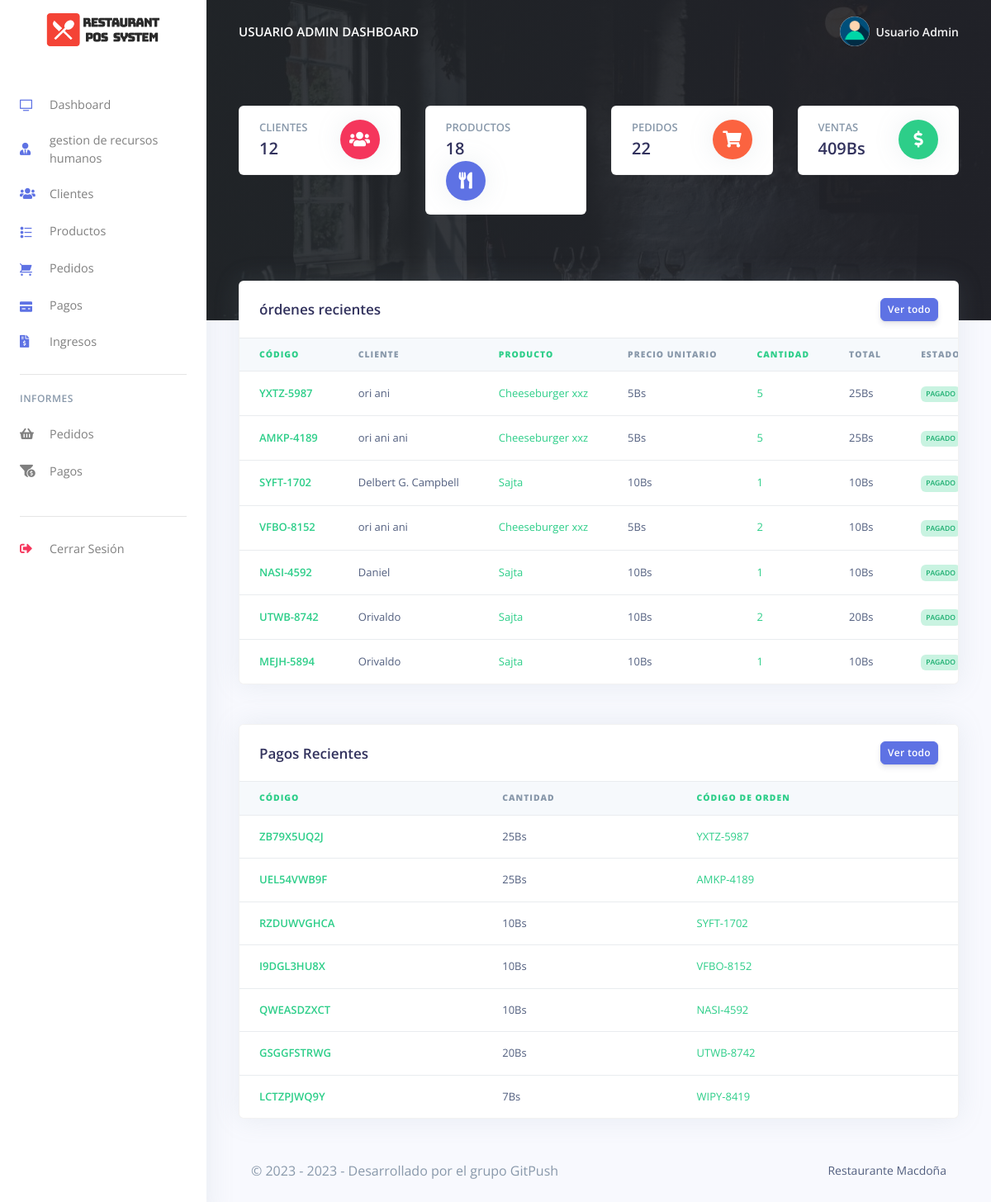
Screenshot of /Restro/admin/dashboard.php (signed in) with the database file from the repository.
### tables this page shows
CREATE TABLE `rpos_admin` (
  `admin_id` varchar(200) NOT NULL,
  `admin_name` varchar(200) NOT NULL,
  `admin_email` varchar(200) NOT NULL,
  `admin_password` varchar(200) NOT NULL
);

CREATE TABLE `rpos_pedidos` (
  `pedido_id` varchar(200) NOT NULL,
  `pedido_code` varchar(200) NOT NULL,
  `cliente_id` varchar(200) NOT NULL,
  `cliente_nombre` varchar(200) NOT NULL,
  `prod_id` varchar(200) NOT NULL,
  `prod_nombre` varchar(200) NOT NULL,
  `prod_precio` varchar(200) NOT NULL,
  `prod_cant` varchar(200) NOT NULL,
  `pedido_status` varchar(200) NOT NULL,
  `created_at` timestamp(6) NOT NULL DEFAULT current_timestamp(6) ON UPDATE current_timestamp(6)
);

CREATE TABLE `rpos_pagos` (
  `pago_id` varchar(200) NOT NULL,
  `pago_code` varchar(200) NOT NULL,
  `pedido_code` varchar(200) NOT NULL,
  `cliente_id` varchar(200) NOT NULL,
  `pago_monto` varchar(200) NOT NULL,
  `pago_metodo` varchar(200) NOT NULL,
  `created_at` timestamp(6) NOT NULL DEFAULT current_timestamp(6) ON UPDATE current_timestamp(6)
);

### Restro/admin/partials/_analytics.php (called while the page is built, shortened)
<?php
$query = "SELECT COUNT(*) FROM `rpos_clientes` ";
$stmt = $mysqli->prepare($query);
$stmt->execute();
$stmt->bind_result($customers);
$query = "SELECT COUNT(*) FROM `rpos_pedidos` ";
$stmt = $mysqli->prepare($query);
$stmt->execute();
$stmt->bind_result($orders);
$query = "SELECT COUNT(*) FROM `rpos_productos` ";
$stmt = $mysqli->prepare($query);
$stmt->execute();
$stmt->bind_result($products);
$query = "SELECT SUM(pago_monto) FROM `rpos_pagos` ";
$stmt = $mysqli->prepare($query);
$stmt->execute();
$stmt->bind_result($sales);

### Restro/admin/dashboard.php (the view, shortened to what this page needs)
<?php
include('config/config.php');
require_once('partials/_head.php');
require_once('partials/_analytics.php');
?>
<body>
  <?php
  require_once('partials/_sidebar.php');
  ?>
  <div class="main-content">
    <?php
    require_once('partials/_topnav.php');
    ?>
    <div style="background-image: url(assets/img/theme/restro00.jpg); background-size: cover;" class="header  pb-8 pt-5 pt-md-8">
      <span class="mask bg-gradient-dark opacity-8"></span>
      <div class="container-fluid">
        <div class="header-body">
          <div class="row">
            <div class="col-xl-3 col-lg-6">
              <div class="card card-stats mb-4 mb-xl-0">
                <div class="card-body">
                  <div class="row">
                    <div class="col">
                      <h5 class="card-title text-uppercase text-muted mb-0">Clientes</h5>
                      <span class="h2 font-weight-bold mb-0"><?php echo $customers; ?></span>
                    </div>
                    <div class="col-auto">
                      <div class="icon icon-shape bg-danger text-white rounded-circle shadow">
                        <i class="fas fa-users"></i>
                      </div>
                    </div>
                  </div>
                </div>
              </div>
            </div>
            <div class="col-xl-3 col-lg-6">
              <div class="card card-stats mb-4 mb-xl-0">
                <div class="card-body">
                  <div class="row">
                    <div class="col">
                      <h5 class="card-title text-uppercase text-muted mb-0">Productos</h5>
                      <span class="h2 font-weight-bold mb-0"><?php echo $products; ?></span>
                    </div>
                    <div class="col-auto">
                      <div class="icon icon-shape bg-primary text-white rounded-circle shadow">
                        <i class="fas fa-utensils"></i>
                      </div>
                    </div>
                  </div>
                </div>
              </div>
            </div>
            <div class="col-xl-3 col-lg-6">
              <div class="card card-stats mb-4 mb-xl-0">
                <div class="card-body">
                  <div class="row">
                    <div class="col">
                      <h5 class="card-title text-uppercase text-muted mb-0">Pedidos</h5>
                      <span class="h2 font-weight-bold mb-0"><?php echo $orders; ?></span>
                    </div>
                    <div class="col-auto">
                      <div class="icon icon-shape bg-warning text-white rounded-circle shadow">
                        <i class="fas fa-shopping-cart"></i>
                      </div>
                    </div>
                  </div>
                </div>
              </div>
            </div>
            <div class="col-xl-3 col-lg-6">
              <div class="card card-stats mb-4 mb-xl-0">
                <div class="card-body">
                  <div class="row">
                    <div class="col">
                      <h5 class="card-title text-uppercase text-muted mb-0">Ventas</h5>
                      <span class="h2 font-weight-bold mb-0"><?php echo $sales; ?>Bs</span>
                    </div>
                    <div class="col-auto">
                      <div class="icon icon-shape bg-green text-white rounded-circle shadow">
                        <i class="fas fa-dollar-sign"></i>
                      </div>
                    </div>
                  </div>
                </div>
              </div>
            </div>
          </div>
        </div>
      </div>
    </div>
    <div class="container-fluid mt--7">
      <div class="row mt-5">
        <div class="col-xl-12 mb-5 mb-xl-0">
          <div class="card shadow">
            <div class="card-header border-0">
              <div class="row align-items-center">
                <div class="col">
                  <h3 class="mb-0">órdenes recientes</h3>
                </div>
                <div class="col text-right">
                  <a href="orders_reports.php" class="btn btn-sm btn-primary">Ver todo</a>
                </div>
              </div>
            </div>
            <div class="table-responsive">
              <table class="table align-items-center table-flush">
                <thead class="thead-light">
                  <tr>
                    <th class="text-success" scope="col"><b>CÓDIGO</b></th>
                    <th scope="col"><b>CLIENTE</b></th>
                    <th class="text-success" scope="col"><b>PRODUCTO</b></th>
                    <th scope="col"><b>PRECIO UNITARIO</b></th>
                    <th class="text-success" scope="col"><b>CANTIDAD</b></th>
                    <th scope="col"><b>Total</b></th>
                    <th scop="col"><b>ESTADO</b></th>
                  </tr>
                </thead>
                <tbody>
                  <?php
                  $ret = "SELECT * FROM  rpos_pedidos ORDER BY `rpos_pedidos`.`created_at` DESC LIMIT 7 ";
                  $stmt = $mysqli->prepare($ret);
                  $stmt->execute();
                  $res = $stmt->get_result();
                  while ($order = $res->fetch_object()) {
                    $total = ($order->prod_precio * $order->prod_cant);
                  ?>
                    <tr>
                      <th class="text-success" scope="row"><?php echo $order->pedido_code; ?></th>
                      <td><?php echo $order->cliente_nombre; ?></td>
                      <td class="text-success"><?php echo $order->prod_nombre; ?></td>
                      <td><?php echo $order->prod_precio; ?>Bs</td>
                      <td class="text-success"><?php echo $order->prod_cant; ?></td>
                      <td><?php echo $total; ?>Bs</td>
                      <td><?php if ($order->pedido_status == '') {
                            echo "<span class='badge badge-danger'>No Pagado</span>";
                          } else {
                            echo "<span class='badge badge-success'>$order->pedido_status</span>";
                          } ?></td>
                    </tr>
                  <?php } ?>
                </tbody>
              </table>
            </div>
          </div>
        </div>
      </div>
      <div class="row mt-5">
        <div class="col-xl-12">
          <div class="card shadow">
            <div class="card-header border-0">
              <div class="row align-items-center">
                <div class="col">
                  <h3 class="mb-0">Pagos Recientes</h3>
                </div>
                <div class="col text-right">
                  <a href="payments_reports.php" class="btn btn-sm btn-primary">Ver todo</a>
                </div>
              </div>
            </div>
            <div class="table-responsive">
              <table class="table align-items-center table-flush">
                <thead class="thead-light">
                  <tr>
                    <th class="text-success" scope="col"><b>CÓDIGO</b></th>
                    <th scope="col"><b>CANTIDAD</b></th>
                    <th class='text-success' scope="col"><b>CÓDIGO DE ORDEN</b></th>
                  </tr>
                </thead>
                <tbody>
                  <?php
                  $ret = "SELECT * FROM   rpos_pagos   ORDER BY `rpos_pagos`.`created_at` DESC LIMIT 7 ";
                  $stmt = $mysqli->prepare($ret);
                  $stmt->execute();
                  $res = $stmt->get_result();
                  while ($payment = $res->fetch_object()) {
                  ?>
                    <tr>
                      <th class="text-success" scope="row">
                        <?php echo $payment->pago_code; ?>
                      </th>
                      <td>
                        <?php echo $payment->pago_monto; ?>Bs
                      </td>
                      <td class='text-success'>
                        <?php echo $payment->pedido_code; ?>
                      </td>
                    </tr>
                  <?php } ?>
                </tbody>
              </table>
            </div>
          </div>
        </div>
      </div>
      <?php require_once('partials/_footer.php'); ?>
    </div>
  </div>
</body>
</html>

### Restro/admin/partials/_sidebar.php (shortened to what this page needs)
<?php
$admin_id = $_SESSION['admin_id'];
$ret = "SELECT * FROM  rpos_admin  WHERE admin_id = '$admin_id'";
$stmt = $mysqli->prepare($ret);
$stmt->execute();
$res = $stmt->get_result();
while ($admin = $res->fetch_object()) {
?>
  <nav class="navbar navbar-vertical fixed-left navbar-expand-md navbar-light bg-white" id="sidenav-main">
    <div class="container-fluid">
      <a class="navbar-brand pt-0" href="dashboard.php">
        <img src="assets/img/brand/repos.png" class="navbar-brand-img" alt="...">
      </a>
      <div class="collapse navbar-collapse" id="sidenav-collapse-main">
        <ul class="navbar-nav">
          <li class="nav-item">
            <a class="nav-link" href="dashboard.php">
              <i class="ni ni-tv-2 text-primary"></i> Dashboard
            </a>
          </li>
          <li class="nav-item">
            <a class="nav-link" href="hrm.php">
              <i class="fas fa-user-tie text-primary"></i> gestion de recursos humanos
            </a>
          </li>
          <li class="nav-item">
            <a class="nav-link" href="customes.php">
              <i class="fas fa-users text-primary"></i> Clientes
            </a>
          </li>
          <li class="nav-item">
            <a class="nav-link" href="products.php">
              <i class="ni ni-bullet-list-67 text-primary"></i>Productos
            </a>
          </li>
          <li class="nav-item">
            <a class="nav-link" href="orders.php">
              <i class="ni ni-cart text-primary"></i> Pedidos
            </a>
          </li>
          <li class="nav-item">
            <a class="nav-link" href="payments.php">
              <i class="ni ni-credit-card text-primary"></i> Pagos
            </a>
          </li>
          <li class="nav-item">
            <a class="nav-link" href="receipts.php">
              <i class="fas fa-file-invoice-dollar text-primary"></i> Ingresos
            </a>
          </li>
        </ul>
        <hr class="my-3">
        <h6 class="navbar-heading text-muted">Informes</h6>
        <ul class="navbar-nav mb-md-3">
          <li class="nav-item">
            <a class="nav-link" href="orders_reports.php">
              <i class="fas fa-shopping-basket"></i> Pedidos
            </a>
          </li>
          <li class="nav-item">
            <a class="nav-link" href="payments_reports.php">
              <i class="fas fa-funnel-dollar"></i> Pagos
            </a>
          </li>
        </ul>
        <hr class="my-3">
        <ul class="navbar-nav mb-md-3">
          <li class="nav-item">
            <a class="nav-link" href="logout.php">
              <i class="fas fa-sign-out-alt text-danger"></i> Cerrar Sesión
            </a>
          </li>
        </ul>
      </div>
    </div>
  </nav>
<?php } ?>

### Restro/admin/partials/_topnav.php (shortened to what this page needs)
<?php
$admin_id = $_SESSION['admin_id'];
$ret = "SELECT * FROM  rpos_admin  WHERE admin_id = '$admin_id'";
$stmt = $mysqli->prepare($ret);
$stmt->execute();
$res = $stmt->get_result();
while ($admin = $res->fetch_object()) {
?>
    <nav class="navbar navbar-top navbar-expand-md navbar-dark" id="navbar-main">
        <div class="container-fluid">
            <a class="h4 mb-0 text-white text-uppercase d-none d-lg-inline-block" href="dashboard.php"><?php echo $admin->admin_name; ?> Dashboard</a>
            <ul class="navbar-nav align-items-center d-none d-md-flex">
                <li class="nav-item dropdown">
                    <a class="nav-link pr-0" href="#" role="button" data-toggle="dropdown" aria-haspopup="true" aria-expanded="false">
                        <div class="media align-items-center">
                            <span class="avatar avatar-sm rounded-circle">
                                <img alt="Image placeholder" src="assets/img/theme/user-a-min.png">
                            </span>
                            <div class="media-body ml-2 d-none d-lg-block">
                                <span class="mb-0 text-sm  font-weight-bold"><?php echo $admin->admin_name; ?></span>
                            </div>
                        </div>
                    </a>
                </li>
            </ul>
        </div>
    </nav>
<?php } ?>

### rows the page displays
rpos_admin: admin_name "USUARIO ADMIN", admin_name "Usuario Admin"
rpos_pedidos: pedido_code "YXTZ-5987", cliente_nombre "ori ani", prod_nombre "Cheeseburger xxz", prod_precio "5", prod_cant "5", total "25", pedido_status "PAGADO"
rpos_pedidos: pedido_code "AMKP-4189", cliente_nombre "ori ani ani", prod_nombre "Cheeseburger xxz", prod_precio "5", prod_cant "5", total "25", pedido_status "PAGADO"
rpos_pedidos: pedido_code "SYFT-1702", cliente_nombre "Delbert G. Campbell", prod_nombre "Sajta", prod_precio "10", prod_cant "1", pedido_status "PAGADO"
rpos_pedidos: pedido_code "VFBO-8152", cliente_nombre "ori ani ani", prod_nombre "Cheeseburger xxz", prod_precio "5", prod_cant "2", total "10", pedido_status "PAGADO"
rpos_pedidos: pedido_code "NASI-4592", cliente_nombre "Daniel", prod_nombre "Sajta", prod_precio "10", prod_cant "1", pedido_status "PAGADO"
rpos_pedidos: pedido_code "UTWB-8742", cliente_nombre "Orivaldo", prod_nombre "Sajta", prod_precio "10", prod_cant "2", total "20", pedido_status "PAGADO"
rpos_pedidos: pedido_code "MEJH-5894", cliente_nombre "Orivaldo", prod_nombre "Sajta", prod_precio "10", prod_cant "1", pedido_status "PAGADO"
rpos_pagos: pago_code "ZB79X5UQ2J", pago_monto "25", pedido_code "YXTZ-5987"
rpos_pagos: pago_code "UEL54VWB9F", pago_monto "25", pedido_code "AMKP-4189"
rpos_pagos: pago_code "RZDUWVGHCA", pago_monto "10", pedido_code "SYFT-1702"
rpos_pagos: pago_code "I9DGL3HU8X", pago_monto "10", pedido_code "VFBO-8152"
rpos_pagos: pago_code "QWEASDZXCT", pago_monto "10", pedido_code "NASI-4592"
rpos_pagos: pago_code "GSGGFSTRWG", pago_monto "20", pedido_code "UTWB-8742"
rpos_pagos: pago_code "LCTZPJWQ9Y", pago_monto "7", pedido_code "WIPY-8419"

### other values shown
$customers "12"
$products "18"
$orders "22"
$sales "409"
